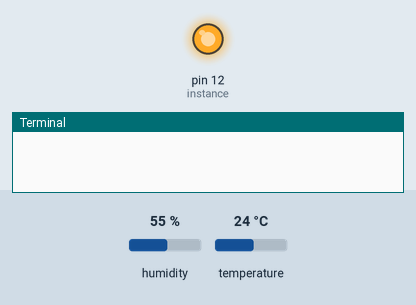
Recording of a program running on a simulated Raspberry Pi (header pin numbers). On the bench: output pins drawn as LEDs (lit = HIGH), the last lines printed to the terminal. The inputs (shaded band) are chosen by the test bench; at power-on: humidity 55 %, temperature 24 °C. The clock reads 2024-03-15 10:24:30 at power-on unless the program sets it; library files of the repository ran but are not shown: dht11.py.

Above: at 0.01 s.
At 1.2 s:
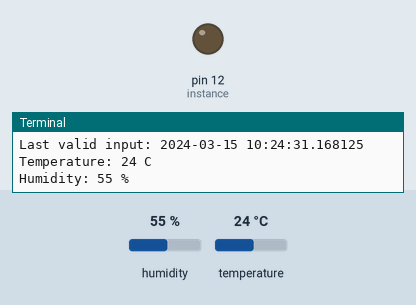
1.3 s: humidity set to 22 %
2.8 s: temperature set to 12 °C
4.3 s: humidity set to 40 %
Timing chart, 0 to 7.3 s (numbered marks = the images above; inputs shaded):
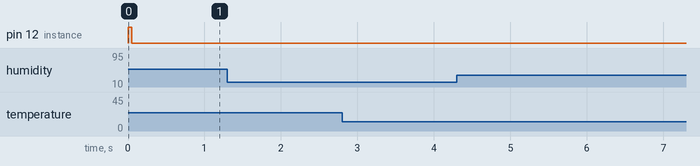

The program:

dht11-run.py
```python
import RPi.GPIO as GPIO
import dht11
import time
import datetime

# initialize GPIO
GPIO.setwarnings(False)
GPIO.setmode(GPIO.BOARD)
GPIO.cleanup()

# read data using pin 12
instance = dht11.DHT11(pin=12)

while True:
    result = instance.read()
    if result.is_valid():
        print("Last valid input: " + str(datetime.datetime.now()))
        print("Temperature: %d C" % result.temperature)
        print("Humidity: %d %%" % result.humidity)

    time.sleep(1)
```
